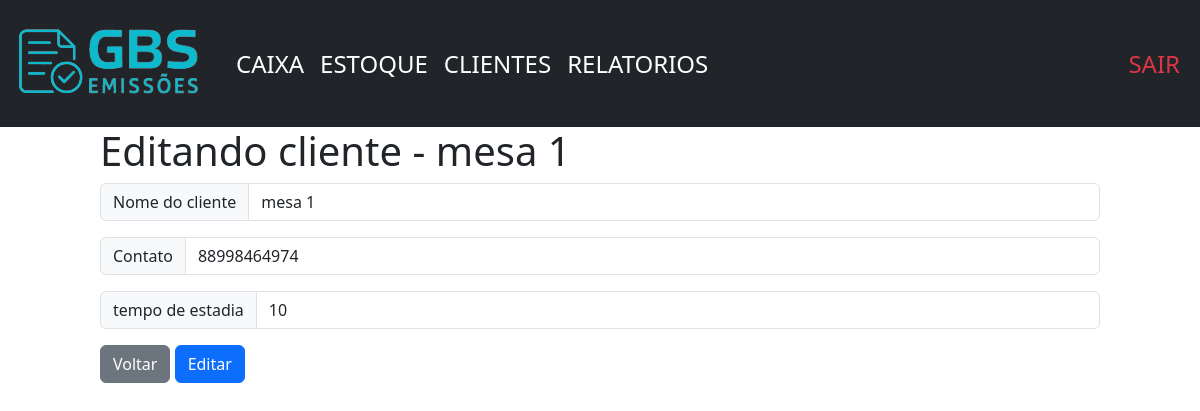
Screenshot of /clientes/edit/12/ (signed in) with the database file from the repository.
### home/models.py (models this page shows)
class clientes(models.Model):
    usuario = models.ForeignKey(User, on_delete=models.CASCADE)
    id_cliente = models.AutoField(primary_key=True, verbose_name='ID do cliente')
    nome_cliente = models.CharField(max_length=100, verbose_name='Nome do cliente')
    contato = models.CharField(max_length=11, blank=True, null=True, verbose_name='telefone celular')
    tempo_estadia = models.IntegerField(verbose_name='Tempo de estadia')
    created_cad = models.DateTimeField(auto_now_add=True, null=True)
    update_cad = models.DateTimeField(auto_now=True)

### home/views.py (the view)
# urls.py: path('clientes/edit/<int:id>/', views.edit_cliente, name='edit_cliente'),
@login_required
def edit_cliente(request, id):
    cliente_edit = get_object_or_404(clientes, id_cliente=id, usuario=request.user)
    form = Cliente_Form(instance=cliente_edit)
    if request.method == 'POST':
        form = Cliente_Form(request.POST, instance=cliente_edit)
        if form.is_valid():
            cliente_edit.save()
            return redirect('/clientes')
    return render(request, 'visual/edit_cliente.html', {'form': form, 'cliente_edit': cliente_edit})

### home/forms.py
class Cliente_Form(forms.ModelForm):
    class Meta:
        model = clientes
        fields = ('nome_cliente', 'contato', 'tempo_estadia')

### home/templates/visual/edit_cliente.html (shortened to what this page needs)
{% extends 'visual/base.html' %}
{% block conteudo %}
<div class="offset-1 col-10 list-div">
    <h1>Editando cliente - {{cliente_edit.nome_cliente}}</h1>
    <form method="post" id="Cliente_Form">
        <div class="input-group mb-3">
            <span class="input-group-text" id="inputGroup-sizing-default">Nome do cliente</span>
            <input type="text" class="form-control" aria-label="Sizing example input"
                aria-describedby="inputGroup-sizing-default" id="nomeCliente" name="nome_cliente"
                value="{{cliente_edit.nome_cliente}}">
        </div>
        <div class="input-group mb-3">
            <span class="input-group-text" id="inputGroup-sizing-default">Contato</span>
            <input type="text" class="form-control" aria-label="Sizing example input"
                aria-describedby="inputGroup-sizing-default" id="nomeCliente" name="contato"
                value="{{cliente_edit.contato}}">
        </div>
        <div class="input-group mb-3">
            <span class="input-group-text" id="inputGroup-sizing-default">tempo de estadia</span>
            <input type="number" class="form-control" aria-label="Sizing example input"
                aria-describedby="inputGroup-sizing-default" id="tempoEstadia" name="tempo_estadia"
                value="{{cliente_edit.tempo_estadia}}">
        </div>
        <a href="/clientes"><button type="button" class="btn btn-secondary" data-bs-dismiss="modal"
                id="fecharModal">Voltar</button></a>
        <button type="submit" class="btn btn-primary">Editar</button>
    </form>
</div>
{% endblock %}

### rows the page displays
clientes: nome_cliente "mesa 1", contato "88998464974", tempo_estadia "10"
